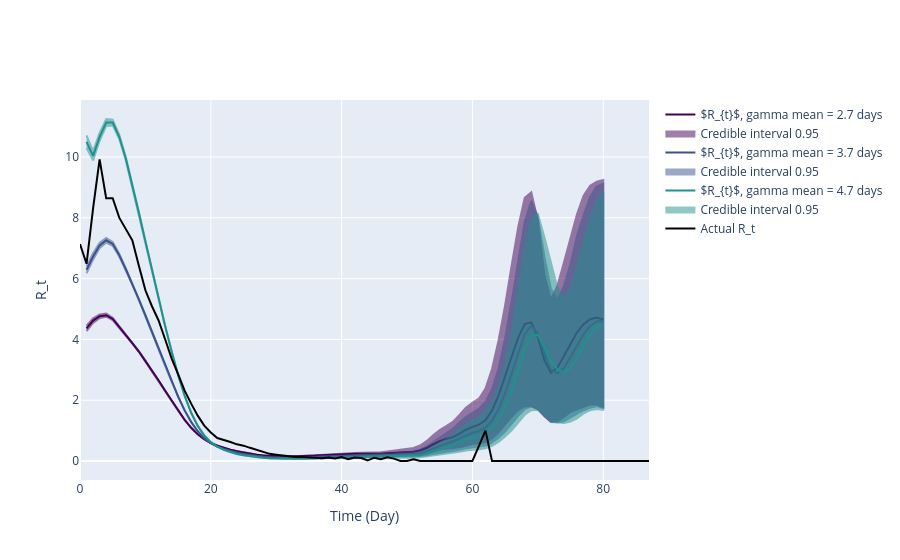

The notebook cell saved with this chart:
### Markdown cell above
Given:

Original mean: $\mu = a \cdot b$
Original variance: $\sigma^2 = a \cdot b^2$
We want:

New mean: $\mu' = a' \cdot b' = \mu + 1$
New variance: $\sigma^2 = a' \cdot b'^2$
From the variance equation, we have: $[ a \cdot b^2 = a' \cdot b'^2 ]$

To find $a'$ and $b'$, we can use the following steps:

Express $a'$ in terms of $a$ and $b'$: $[ a' = \frac{a \cdot b^2}{b'^2} ]$

Substitute $a'$ into the new mean equation: [$ \left(\frac{a \cdot b^2}{b'^2}\right) \cdot b' = a \cdot b + 1 ]$

Simplify the equation: $[ \frac{a \cdot b^2 \cdot b'}{b'^2} = a \cdot b + 1 ] [ \frac{a \cdot b^2}{b'} = a \cdot b + 1 ]$

Solve for $b'$: $[ b' = \frac{a \cdot b^2}{a \cdot b + 1} ]$

Substitute $b'$ back to find $a'$: $[ a' = \frac{a \cdot b^2}{\left(\frac{a \cdot b^2}{a \cdot b + 1}\right)^2} ] [ a' = \frac{a \cdot b^2 \cdot (a \cdot b + 1)^2}{a^2 \cdot b^4} ] [ a' = \frac{(a \cdot b + 1)^2}{a \cdot b^2} ]$

So, the new parameters $a'$ and $b'$ are: $[ a' = \frac{(a \cdot b + 1)^2}{a \cdot b^2} ] [ b' = \frac{a \cdot b^2}{a \cdot b + 1} ]$

These adjustments will shift the mean of the distribution by 1 without changing the variance.

### Code cell
# Use incidence data to predict R_t value
theta = incidences_true_r1
end_time_point = len(theta)

a = gamma_a; b = gamma_scale
gamma_shape_list = [(a*b-1)**2/(a*b*b), a, (a*b+1)**2/(a*b*b)]
gamma_scale_list = [(a*b*b)/(a*b-1), b, (a*b*b)/(a*b+1)]

inc_data_r1 = pd.DataFrame(
    {
        'Time': np.arange(len(theta)-2),
        'Incidence Number': incidences_true_r1[2:len(theta)]
    }
)

intervals_list_r1 = []
inference_posterior_list_r1 = []
for shape, scale in zip(gamma_shape_list, gamma_scale_list):
    gamma_pdf = gamma.pdf(x, shape, gamma_loc, scale)
    inference = branchpro.BranchProPosterior(
        inc_data=inc_data_r1,
        daily_serial_interval=gamma_pdf,
        alpha=prior_a,
        beta=prior_b)

    inference.run_inference(tau=tau)
    intervals = inference.get_intervals(central_prob=.95)
    intervals_list_r1.append(intervals)
    inference_posterior_list_r1.append(inference.inference_posterior)

fig = plot_multi_rt_fig(intervals_list_r1, inference_posterior_list_r1, true_rt_r1[2:-1], gamma_pdf, end_time_point)

n = 0
for i, handle in enumerate(fig.figure['data']):
    if handle['name'].startswith('Estimated'):
        mean_val = gamma_shape_list[n]*gamma_scale_list[n]
        handle['name'] = "$R_{t}$, " + f'gamma mean = {mean_val:.2g} days'
        n += 1

pio.write_image(fig.figure, 'single_plots/predicted_vs_true_rt_r1_multi.png', engine='kaleido')  
fig.show_figure()

### Figure 1 — Plotly figure (JSON) as saved in the notebook; plotly's stock layout.template omitted (floating-point values rounded to 4 significant figures; data arrays with more than 128 entries replaced by an {"elided": "..."} marker saying what was removed)
{"data": [{"line": {"color": "#440154"}, "mode": "lines", "name": "$R_{t}$, gamma mean = 2.7 days", "type": "scatter", "x": [1, 2, 3, 4, 5, 6, 7, 8, 9, 10, 11, 12, 13, 14, 15, 16, 17, 18, 19, 20, 21, 22, 23, 24, 25, 26, 27, 28, 29, 30, 31, 32, 33, 34, 35, 36, 37, 38, 39, 40, 41, 42, 43, 44, 45, 46, 47, 48, 49, 50, 51, 52, 53, 54, 55, 56, 57, 58, 59, 60, 61, 62, 63, 64, 65, 66, 67, 68, 69, 70, 71, 72, 73, 74, 75, 76, 77, 78, 79, 80], "y": [4.362, 4.618, 4.762, 4.796, 4.673, 4.416, 4.14, 3.881, 3.601, 3.299, 2.983, 2.655, 2.317, 1.983, 1.658, 1.355, 1.092, 0.8797, 0.7154, 0.5927, 0.5012, 0.4296, 0.371, 0.3215, 0.2783, 0.2404, 0.2084, 0.1834, 0.1655, 0.1541, 0.148, 0.1464, 0.1482, 0.1535, 0.1633, 0.1775, 0.193, 0.2054, 0.2153, 0.2262, 0.2356, 0.2401, 0.2388, 0.234, 0.2319, 0.2381, 0.2535, 0.268, 0.2736, 0.2815, 0.3027, 0.3469, 0.4288, 0.5453, 0.6553, 0.7264, 0.7884, 0.8946, 1.028, 1.123, 1.193, 1.343, 1.664, 2.156, 2.762, 3.428, 4.06, 4.506, 4.562, 4.089, 3.316, 2.904, 3.072, 3.47, 3.882, 4.234, 4.499, 4.662, 4.721, 4.659]}, {"fill": "toself", "fillcolor": "#440154", "line": {"color": "#440154"}, "mode": "lines", "name": "Credible interval 0.95", "opacity": 0.5, "showlegend": true, "type": "scatter", "x": {"elided": "160 int values"}, "y": {"elided": "160 float values"}}, {"line": {"color": "#3b528b"}, "mode": "lines", "name": "$R_{t}$, gamma mean = 3.7 days", "type": "scatter", "x": [1, 2, 3, 4, 5, 6, 7, 8, 9, 10, 11, 12, 13, 14, 15, 16, 17, 18, 19, 20, 21, 22, 23, 24, 25, 26, 27, 28, 29, 30, 31, 32, 33, 34, 35, 36, 37, 38, 39, 40, 41, 42, 43, 44, 45, 46, 47, 48, 49, 50, 51, 52, 53, 54, 55, 56, 57, 58, 59, 60, 61, 62, 63, 64, 65, 66, 67, 68, 69, 70, 71, 72, 73, 74, 75, 76, 77, 78, 79, 80], "y": [6.293, 6.726, 7.094, 7.261, 7.142, 6.773, 6.311, 5.825, 5.314, 4.788, 4.248, 3.698, 3.148, 2.618, 2.117, 1.665, 1.282, 0.9795, 0.7522, 0.5887, 0.4721, 0.3865, 0.3209, 0.269, 0.2261, 0.1902, 0.1607, 0.1379, 0.1217, 0.1111, 0.1053, 0.1034, 0.1046, 0.1087, 0.1165, 0.128, 0.1407, 0.1519, 0.1616, 0.1717, 0.1801, 0.1844, 0.1838, 0.1802, 0.1778, 0.1812, 0.1915, 0.2018, 0.206, 0.212, 0.2266, 0.257, 0.3161, 0.4048, 0.4967, 0.5701, 0.6425, 0.7425, 0.8525, 0.9277, 0.9855, 1.097, 1.33, 1.706, 2.222, 2.868, 3.573, 4.179, 4.45, 4.19, 3.527, 3.007, 2.886, 3.059, 3.417, 3.816, 4.173, 4.44, 4.589, 4.596]}, {"fill": "toself", "fillcolor": "#3b528b", "line": {"color": "#3b528b"}, "mode": "lines", "name": "Credible interval 0.95", "opacity": 0.5, "showlegend": true, "type": "scatter", "x": {"elided": "160 int values"}, "y": {"elided": "160 float values"}}, {"line": {"color": "#21918c"}, "mode": "lines", "name": "$R_{t}$, gamma mean = 4.7 days", "type": "scatter", "x": [1, 2, 3, 4, 5, 6, 7, 8, 9, 10, 11, 12, 13, 14, 15, 16, 17, 18, 19, 20, 21, 22, 23, 24, 25, 26, 27, 28, 29, 30, 31, 32, 33, 34, 35, 36, 37, 38, 39, 40, 41, 42, 43, 44, 45, 46, 47, 48, 49, 50, 51, 52, 53, 54, 55, 56, 57, 58, 59, 60, 61, 62, 63, 64, 65, 66, 67, 68, 69, 70, 71, 72, 73, 74, 75, 76, 77, 78, 79, 80], "y": [10.5, 10.04, 10.66, 11.13, 11.13, 10.67, 9.95, 9.1, 8.165, 7.224, 6.289, 5.361, 4.456, 3.608, 2.83, 2.147, 1.587, 1.155, 0.8401, 0.6205, 0.4703, 0.3653, 0.2897, 0.2333, 0.1896, 0.1547, 0.127, 0.1061, 0.09114, 0.08119, 0.07529, 0.0727, 0.07274, 0.07525, 0.08067, 0.08901, 0.09864, 0.1076, 0.116, 0.1249, 0.1326, 0.1369, 0.1372, 0.1349, 0.1331, 0.1352, 0.1423, 0.1491, 0.1516, 0.1561, 0.1673, 0.19, 0.2337, 0.3008, 0.3743, 0.4412, 0.5148, 0.6104, 0.7067, 0.7678, 0.8127, 0.8995, 1.077, 1.361, 1.767, 2.317, 2.987, 3.662, 4.127, 4.151, 3.75, 3.302, 3.014, 2.909, 3.057, 3.389, 3.788, 4.155, 4.407, 4.491]}, {"fill": "toself", "fillcolor": "#21918c", "line": {"color": "#21918c"}, "mode": "lines", "name": "Credible interval 0.95", "opacity": 0.5, "showlegend": true, "type": "scatter", "x": {"elided": "160 int values"}, "y": {"elided": "160 float values"}}, {"line": {"color": "black"}, "mode": "lines", "name": "Actual R_t", "type": "scatter", "x": [0, 1, 2, 3, 4, 5, 6, 7, 8, 9, 10, 11, 12, 13, 14, 15, 16, 17, 18, 19, 20, 21, 22, 23, 24, 25, 26, 27, 28, 29, 30, 31, 32, 33, 34, 35, 36, 37, 38, 39, 40, 41, 42, 43, 44, 45, 46, 47, 48, 49, 50, 51, 52, 53, 54, 55, 56, 57, 58, 59, 60, 61, 62, 63, 64, 65, 66, 67, 68, 69, 70, 71, 72, 73, 74, 75, 76, 77, 78, 79, 80, 81, 82, 83, 84, 85, 86, 87, 88, 89, 90], "y": [7.138, 6.487, 8.313, 9.921, 8.645, 8.647, 8.004, 7.646, 7.26, 6.421, 5.615, 5.091, 4.63, 4.012, 3.375, 2.854, 2.315, 1.887, 1.491, 1.165, 0.9397, 0.7551, 0.696, 0.627, 0.5485, 0.5047, 0.4331, 0.3598, 0.2974, 0.2349, 0.2083, 0.1818, 0.1418, 0.1311, 0.1296, 0.121, 0.1027, 0.0902, 0.1179, 0.08353, 0.1293, 0.0559, 0.1117, 0.09615, 0.01802, 0.1087, 0.05797, 0.12, 0.07895, 0.0, 0.0, 0.05263, 0.0, 0.0, 0.0, 0.0, 0.0, 0.0, 0.0, 0.0, 0.0, 0.5, 1.0, 0.0, 0.0, 0.0, 0.0, 0.0, 0.0, 0.0, 0.0, 0.0, 0.0, 0.0, 0.0, 0.0, 0.0, 0.0, 0.0, 0.0, 0.0, 0.0, 0.0, 0.0, 0.0, 0.0, 0.0, 0.0]}], "layout": {"hovermode": "x unified", "xaxis": {"title": {"text": "Time (Day)"}}, "yaxis": {"title": {"text": "R_t"}}}}
